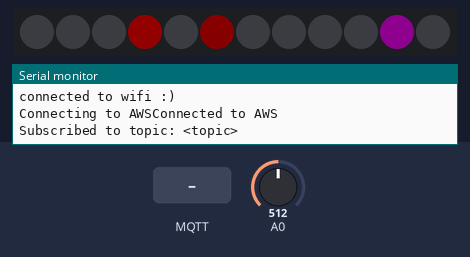
The sketch below on a simulated ESP8266 (NodeMCU). Parts: 12 RGB LEDs in strip order, left to right, the last lines printed to the serial monitor. Inputs (shaded band) come from the test bench; at power-on: A0 = 512. Dim RGB values are drawn brighter than linear; WiFi joins after 1.5 s; servers stay silent unless stated; random numbers use the default seed unless the sketch sets one; no MQTT or app messages arrive unless stated.

Above: at 7.7 s.
7.8 s: MQTT message "1" arrives on the first subscribed topic
At 8.8 s:
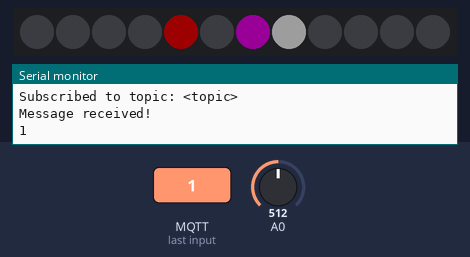
9.5 s: MQTT message "on" arrives on the first subscribed topic
At 11.95 s:
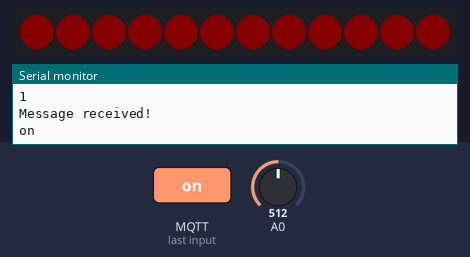
12.5 s: MQTT message "off" arrives on the first subscribed topic
At 19.26 s:
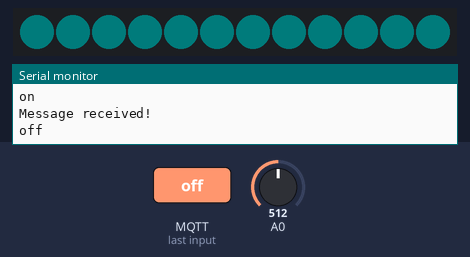

The sketch:

NeoPixelBus-WiFiManager-AWS.ino
```cpp
// NeoPixelBus-WiFiManager-AWS
// This example will randomly pick a color and fade all pixels to that color, then
// it will fade them to black and restart over
//
// This example demonstrates the use of a single animation channel to animate all
// the pixels at once.
//
// Note that I added a self-animated sparkle function. This doesn't use the build in NexPixelBus
// animation code
//
//#include <NeoPixelBus.h>
#include <NeoPixelBrightnessBus.h>
#include <NeoPixelAnimator.h>
#include "WiFiManager.h"
#include <WiFiClientSecure.h>
#include <MQTTClient.h>   //you need to install this library: https://github.com/256dpi/arduino-mqtt
#include "Config.h"

const uint16_t PixelCount = 12; // make sure to set this to the number of pixels in your strip
const uint8_t PixelPin = 12;  // make sure to set this to the correct pin, ignored for Esp8266
const uint8_t AnimationChannels = 1; // we only need one as all the pixels are animated at once

NeoPixelBrightnessBus<NeoGrbFeature, Neo800KbpsMethod> strip(PixelCount, PixelPin);
NeoPixelAnimator animations(AnimationChannels); // NeoPixel animation management object
boolean fadeToColor = true;  // general purpose variable used to store effect state

// what is stored for state is specific to the need, in this case, the colors.
// basically what ever you need inside the animation update function
struct MyAnimationState
{
    RgbColor StartingColor;\
    RgbColor EndingColor;
};

/* Animations ----*/
unsigned long patternInterval = 85 ; // time between steps in the pattern
unsigned long lastUpdate = 0;
// one entry per pixel to match the animation timing manager
MyAnimationState animationState[AnimationChannels];
unsigned long animationSpeed [] = { 85 } ; // speed for each animation (order counts!)
// Colors for sparkle
uint8_t myFavoriteColors[][3] = {{200,   0, 200},   // purple
                                 {200,   0,   0},   // red
                                 {200, 200, 200},   // white
                               };
#define FAVCOLORS sizeof(myFavoriteColors) / 3

/* WiFi -----*/
WiFiManager wm; // global wm instance
bool res;       // Boolean letting us know if we can connect to saved WiFi

/* AWS -----*/
WiFiClientSecure net;
MQTTClient client;

void SetRandomSeed()
{
    uint32_t seed;

    // random works best with a seed that can use 31 bits
    // analogRead on a unconnected pin tends toward less than four bits
    seed = analogRead(0);
    delay(1);

    for (int shifts = 3; shifts < 31; shifts += 3)
    {
        seed ^= analogRead(0) << shifts;
        delay(1);
    }

    randomSeed(seed);
}

// simple blend function
void BlendAnimUpdate(const AnimationParam& param)
{
    // this gets called for each animation on every time step
    // progress will start at 0.0 and end at 1.0
    // we use the blend function on the RgbColor to mix
    // color based on the progress given to us in the animation
    RgbColor updatedColor = RgbColor::LinearBlend(
        animationState[param.index].StartingColor,
        animationState[param.index].EndingColor,
        param.progress);

    // apply the color to the strip
    for (uint16_t pixel = 0; pixel < PixelCount; pixel++)
    {
        strip.SetPixelColor(pixel, updatedColor);
    }
}

//void FadeInFadeOutRinseRepeat(float luminance)
void FadeInFadeOutRinseRepeat(RgbColor myColor)
{
    if (fadeToColor)
    {
        // Fade upto a random color
        // we use HslColor object as it allows us to easily pick a hue
        // with the same saturation and luminance so the colors picked
        // will have similiar overall brightness
        //RgbColor target = HslColor(random(360) / 360.0f, 1.0f, luminance);
        RgbColor target = HslColor(myColor);
        uint16_t time = random(800, 2000);

        animationState[0].StartingColor = strip.GetPixelColor(0);
        animationState[0].EndingColor = target;

        animations.StartAnimation(0, time, BlendAnimUpdate);
    }
    else
    {
        // fade to black
        uint16_t time = random(600, 700);

        animationState[0].StartingColor = strip.GetPixelColor(0);
        animationState[0].EndingColor = RgbColor(0);

        animations.StartAnimation(0, time, BlendAnimUpdate);
    }

    // toggle to the next effect state
    fadeToColor = !fadeToColor;
}


void connect(){
    awsConnect();
    mqttTopicSubscribe();
}

bool awsConnect(){
  static int awsConnectTimer = 0;
  int awsConnectTimout = 10000;
  net.setCACert(rootCABuff);
  net.setCertificate(certificateBuff);
  net.setPrivateKey(privateKeyBuff);
  client.begin(awsEndPoint, 8883, net);

  Serial.print("\nConnecting to AWS");
  while (!client.connect(CLIENT_ID)) {
    if(awsConnectTimer == 0) awsConnectTimer = millis();
    if (millis() - awsConnectTimer > awsConnectTimout) {
      Serial.println("CONNECTION FAILURE: Could not connect to aws");
      return false;
    }
    Serial.print(".");
    delay(100);
  }

  Serial.println("Connected to AWS");
  awsConnectTimer = 0;

  return true;

}

bool mqttTopicSubscribe(){
  if(client.subscribe(subscribeTopic)) Serial.print("Subscribed to topic: "); Serial.println(subscribeTopic);
  client.onMessage(messageReceived);
}

void messageReceived(String &topic, String &payload) {
  Serial.println("Message received!");
  Serial.println(payload);
}


// LED sparkling.
void sparkle(uint8_t howmany) {
  static int x = 0;
  static bool goingUp = true;

  for(uint16_t i=0; i<howmany; i++) {
    // pick a random favorite color!
    int c = random(FAVCOLORS);
    int red = myFavoriteColors[c][0];
    int green = myFavoriteColors[c][1];
    int blue = myFavoriteColors[c][2];

    // get a random pixel from the list
    //int j = random(strip.numPixels());
    int j = random(PixelCount);

    // now we will 'fade' it in 5 steps
    if(goingUp){
      if(x < 5) {
        x++;
      } else {
        goingUp = false;
      }
    } else {
      if(x>0){
        x--;
      } else {
        goingUp = true;
      }
    }

    int r = red * (x+1); r /= 5;
    int g = green * (x+1); g /= 5;
    int b = blue * (x+1); b /= 5;
    strip.SetPixelColor(j, RgbColor(r,g,b));
    strip.Show();
  }
  lastUpdate = millis();
}

// clear all LEDs
void wipe(){
   for(int i=0;i<=PixelCount;i++){
     strip.SetPixelColor(i, RgbColor(0,0,0));
   }
}

void setup()
{
    WiFi.disconnect(true);
    delay(5000);
    Serial.begin(115200);
    Serial.println("\n Starting up...");

    strip.Begin();
    strip.SetBrightness(30);
    strip.Show();

    SetRandomSeed();

        // Initiatize WiFiManager
    res = wm.autoConnect(CLIENT_ID,"password"); // password protected ap
    wm.setConfigPortalTimeout(30); // auto close configportal after n seconds

    // Seeing if we can re-connect to known WiFi
    if(!res) {
        Serial.println("Failed to connect or hit timeout");
    }
    else {
        //if you get here you have connected to the WiFi
        Serial.println("connected to wifi :)");
    }

  connect();
}

void loop()
{
  static char payload[512];
  static int animationCounter = 0;
  static int animationTimer = 0;
  int nextAnimation = 5000; // Change animation every 5 seconds

  if(!client.connected()){
    connect();
  }
  client.loop();


  if(millis() - animationTimer > nextAnimation){
    animationCounter = (animationCounter == 2) ? 0 : ++animationCounter;
    animationTimer = millis();
    wipe();
    sprintf(payload,"Animation changed : %d",animationCounter);
    client.publish(publishTopic, payload);
  }

  switch (animationCounter){
    case 0:
        if (animations.IsAnimating())
        {
            // the normal loop just needs these two to run the active animations
            animations.UpdateAnimations();
            strip.Show();
        }
        else
        {
            FadeInFadeOutRinseRepeat(RgbColor(0,127,127));
        }
      break;
    case 1:
      if(millis() - lastUpdate > patternInterval) {
        wipe();
        sparkle(3);
      }
      break;
    case 2:
        if (animations.IsAnimating())
        {
            // the normal loop just needs these two to run the active animations
            animations.UpdateAnimations();
            strip.Show();
        }
        else
        {
            FadeInFadeOutRinseRepeat(RgbColor(255,0,0));
        }
      break;
  }

}
```

Config.h
```cpp
// Stuff for AWS IoT

const char *CLIENT_ID= "<name>";
const char *awsEndPoint = "<iotendpoint>";
const char *subscribeTopic = "<topic>"; // Can be changed to shadow topics...
const char *publishTopic = "<topic>";


// Paste the file contents into the certificate_pem_crt array in the following fashion. Make sure you follow these four rules when doing so:

// Do not add any extra whitespaces
// End your lines with: \n\
// End the last line with: \n
// Put the array in quotes: ""

const char rootCABuff[] = {"-----BEGIN CERTIFICATE-----\n\
example\n\
-----END CERTIFICATE-----\n"};

const char certificateBuff[] = {"-----BEGIN CERTIFICATE-----\n\
example\n\
-----END CERTIFICATE-----\n"};

const char privateKeyBuff[] = {"-----BEGIN CERTIFICATE-----\n\
example\n\
-----END CERTIFICATE-----\n"};
```
